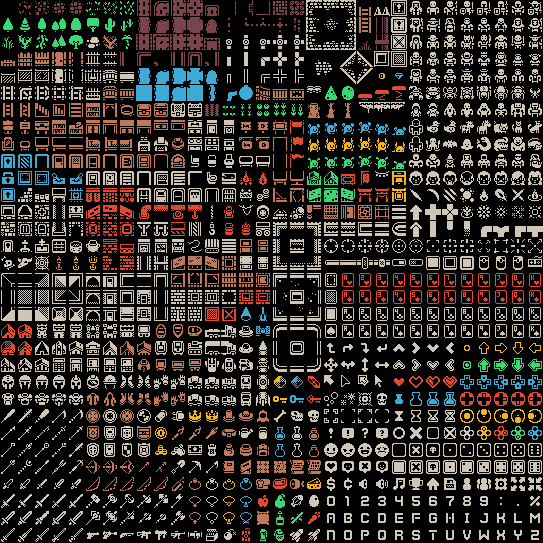
%> input picture retro_pack.png, 543 x 543 px
$ octave parsedSprites.m   (GNU Octave 9; MATLAB toolbox functions it lacks are replaced by stand-ins)
%> lines starting %> are read from the running program, lines starting %| are printed output that depends on the picture
### getSprites.m
function spriteList = getSprites()

    sprite_height = 16;
    sprite_width  = 16;

    % Read RGB + alpha (if alpha exists)
    [rgbImage, ~, alpha] = imread('retro_pack.png');
%> rgbImage is the input picture: size 543x543x3 uint8; mean R, G, B 50, 44.9, 39.5
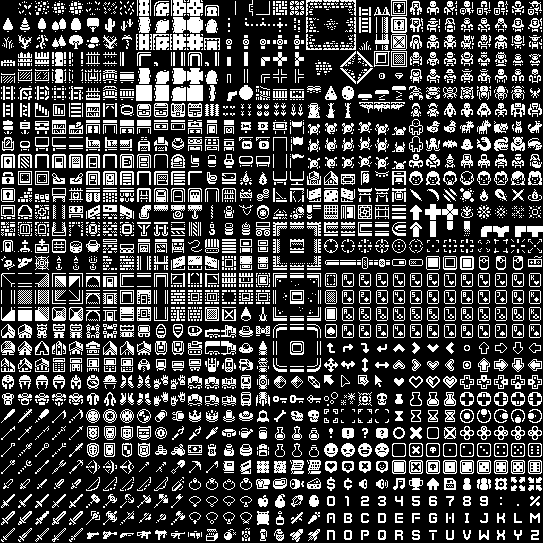
%> alpha: size 543x543 uint8; 26.6% white in thin lines or dots

    % If no alpha was present in the PNG, create full opacity
    if isempty(alpha)
        alpha = 255 * ones(size(rgbImage,1), size(rgbImage,2), 'uint8');
    end

    sprites_size = size(rgbImage);
%> sprites_size = [543 543 3]
    sprite_row_max = floor((sprites_size(1) + 1) / (sprite_height + 1));
%> sprite_row_max = 32
    sprite_col_max = floor((sprites_size(2) + 1) / (sprite_width + 1));
%> sprite_col_max = 32

    totalSprites = sprite_row_max * sprite_col_max;
%> totalSprites = 1024
    spriteList = cell(totalSprites, 1);

    idx = 1;

    for r = 1:sprite_row_max
        for c = 1:sprite_col_max

            r_min = sprite_height * (r - 1) + r;
            r_max = sprite_height * r + r - 1;

            c_min = sprite_width * (c - 1) + c;
            c_max = sprite_width * c + c - 1;

            % Extract RGB (HxWx3)
            rgb = rgbImage(r_min:r_max, c_min:c_max, :);

            % Extract alpha as 1-channel (HxWx1)
            a = alpha(r_min:r_max, c_min:c_max);

            % Build RGBA sprite (HxWx4)
            rgba = uint8(zeros(size(rgb,1), size(rgb,2), 4));
            rgba(:,:,1:3) = rgb;
            rgba(:,:,4)   = a;

            spriteList{idx} = rgba;

            idx = idx + 1;
        end
    end
%> after the loop, idx = 1025; spriteList = 1024 items
end

### getIcons.m
function iconList = getIcons(spriteList)

    sideLength = 32; % retro pack fixed layout

    % Rows 1–11, Columns 25–32 → 11 * 8 = 88 icons
    totalIcons = 11 * 8;

    % Preallocate output
    iconList = cell(totalIcons, 1);

    writeIdx = 1;

    for r = 1:11
        rowIDs = (r-1)*sideLength + (25:32);  % IDs for this row

        for id = rowIDs
            iconList{writeIdx} = spriteList{id};
            writeIdx = writeIdx + 1;
        end

    end
end

### getTextures.m
function textureList = getTextures(spriteList)
    % Since we might end up selecting new textures and they're kind of all
    % over the place in the pack, I'm just going to manually pull these
    ids = [17, 625, 626, 627, 657, 659, 670, 689, 690, 691];

    textureList = spriteList(ids);
end

### parsedSprites.m
spriteList = getSprites();
%> spriteList = 1024 items
iconList = getIcons(spriteList);
%> after the loop in getIcons, `for r = 1:11`: iconList = 88 items; writeIdx = 89
%> iconList = 88 items
textureList = getTextures(spriteList);
%> in getTextures, `textureList = spriteList(ids);`: textureList = 10 items
%> textureList = 10 items
parsedSpriteList = {spriteList, iconList, textureList};
%> parsedSpriteList = 3 items
